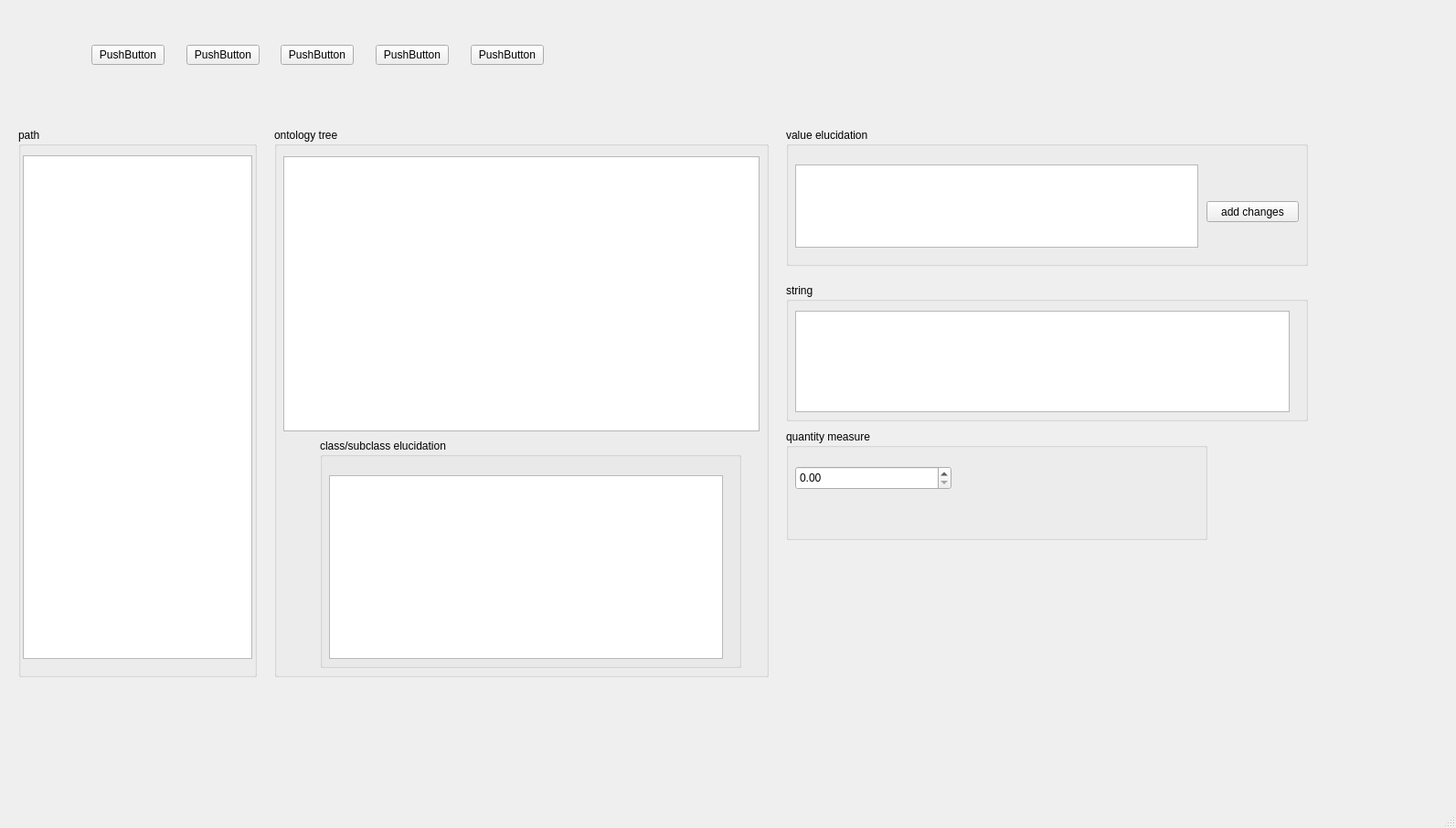
<?xml version="1.0" encoding="UTF-8"?>
<ui version="4.0">
 <class>MainWindow</class>
 <widget class="QMainWindow" name="MainWindow">
  <property name="geometry">
   <rect>
    <x>0</x>
    <y>0</y>
    <width>1593</width>
    <height>906</height>
   </rect>
  </property>
  <property name="sizePolicy">
   <sizepolicy hsizetype="Preferred" vsizetype="Preferred">
    <horstretch>0</horstretch>
    <verstretch>0</verstretch>
   </sizepolicy>
  </property>
  <property name="windowTitle">
   <string>MainWindow</string>
  </property>
  <widget class="QWidget" name="centralwidget">
   <widget class="QGroupBox" name="groupBoxTree">
    <property name="geometry">
     <rect>
      <x>300</x>
      <y>140</y>
      <width>541</width>
      <height>601</height>
     </rect>
    </property>
    <property name="title">
     <string>ontology tree</string>
    </property>
    <widget class="QTreeWidget" name="treeClass">
     <property name="geometry">
      <rect>
       <x>10</x>
       <y>31</y>
       <width>521</width>
       <height>301</height>
      </rect>
     </property>
     <property name="autoExpandDelay">
      <number>1</number>
     </property>
     <property name="columnCount">
      <number>0</number>
     </property>
     <attribute name="headerVisible">
      <bool>false</bool>
     </attribute>
     <attribute name="headerCascadingSectionResizes">
      <bool>false</bool>
     </attribute>
    </widget>
    <widget class="QGroupBox" name="groupClassSubclassElucidation">
     <property name="geometry">
      <rect>
       <x>50</x>
       <y>340</y>
       <width>461</width>
       <height>251</height>
      </rect>
     </property>
     <property name="title">
      <string>class/subclass elucidation</string>
     </property>
     <widget class="QTextBrowser" name="textClassSubclassElucidation">
      <property name="geometry">
       <rect>
        <x>10</x>
        <y>40</y>
        <width>431</width>
        <height>201</height>
       </rect>
      </property>
     </widget>
    </widget>
   </widget>
   <widget class="QGroupBox" name="groupBoxClassList">
    <property name="geometry">
     <rect>
      <x>20</x>
      <y>140</y>
      <width>261</width>
      <height>601</height>
     </rect>
    </property>
    <property name="title">
     <string>path</string>
    </property>
    <widget class="QListWidget" name="listClasses">
     <property name="geometry">
      <rect>
       <x>5</x>
       <y>30</y>
       <width>251</width>
       <height>551</height>
      </rect>
     </property>
    </widget>
   </widget>
   <widget class="QWidget" name="horizontalLayoutWidget_2">
    <property name="geometry">
     <rect>
      <x>100</x>
      <y>20</y>
      <width>495</width>
      <height>80</height>
     </rect>
    </property>
    <layout class="QHBoxLayout" name="horizontalLayout_2">
     <item>
      <widget class="QPushButton" name="pushLoad">
       <property name="text">
        <string>PushButton</string>
       </property>
      </widget>
     </item>
     <item>
      <spacer name="horizontalSpacer_4">
       <property name="orientation">
        <enum>Qt::Horizontal</enum>
       </property>
       <property name="sizeHint" stdset="0">
        <size>
         <width>40</width>
         <height>20</height>
        </size>
       </property>
      </spacer>
     </item>
     <item>
      <widget class="QPushButton" name="pushCreate">
       <property name="text">
        <string>PushButton</string>
       </property>
      </widget>
     </item>
     <item>
      <spacer name="horizontalSpacer_5">
       <property name="orientation">
        <enum>Qt::Horizontal</enum>
       </property>
       <property name="sizeHint" stdset="0">
        <size>
         <width>40</width>
         <height>20</height>
        </size>
       </property>
      </spacer>
     </item>
     <item>
      <widget class="QPushButton" name="pushVisualise">
       <property name="text">
        <string>PushButton</string>
       </property>
      </widget>
     </item>
     <item>
      <spacer name="horizontalSpacer_6">
       <property name="orientation">
        <enum>Qt::Horizontal</enum>
       </property>
       <property name="sizeHint" stdset="0">
        <size>
         <width>40</width>
         <height>20</height>
        </size>
       </property>
      </spacer>
     </item>
     <item>
      <widget class="QPushButton" name="pushSave">
       <property name="text">
        <string>PushButton</string>
       </property>
      </widget>
     </item>
     <item>
      <spacer name="horizontalSpacer_7">
       <property name="orientation">
        <enum>Qt::Horizontal</enum>
       </property>
       <property name="sizeHint" stdset="0">
        <size>
         <width>40</width>
         <height>20</height>
        </size>
       </property>
      </spacer>
     </item>
     <item>
      <widget class="QPushButton" name="pushExit">
       <property name="text">
        <string>PushButton</string>
       </property>
      </widget>
     </item>
    </layout>
   </widget>
   <widget class="QGroupBox" name="groupValueElucidation">
    <property name="geometry">
     <rect>
      <x>860</x>
      <y>140</y>
      <width>571</width>
      <height>151</height>
     </rect>
    </property>
    <property name="title">
     <string>value elucidation</string>
    </property>
    <widget class="QPlainTextEdit" name="textValueElucidation">
     <property name="geometry">
      <rect>
       <x>10</x>
       <y>40</y>
       <width>441</width>
       <height>91</height>
      </rect>
     </property>
    </widget>
    <widget class="QPushButton" name="pushAddValueElucidation">
     <property name="geometry">
      <rect>
       <x>460</x>
       <y>80</y>
       <width>101</width>
       <height>23</height>
      </rect>
     </property>
     <property name="text">
      <string>add changes</string>
     </property>
    </widget>
   </widget>
   <widget class="QGroupBox" name="groupString">
    <property name="geometry">
     <rect>
      <x>860</x>
      <y>310</y>
      <width>571</width>
      <height>151</height>
     </rect>
    </property>
    <property name="title">
     <string>string</string>
    </property>
    <widget class="QTextBrowser" name="textString">
     <property name="geometry">
      <rect>
       <x>10</x>
       <y>30</y>
       <width>541</width>
       <height>111</height>
      </rect>
     </property>
    </widget>
   </widget>
   <widget class="QGroupBox" name="groupQuantityMeasure">
    <property name="geometry">
     <rect>
      <x>860</x>
      <y>470</y>
      <width>461</width>
      <height>121</height>
     </rect>
    </property>
    <property name="title">
     <string>quantity measure</string>
    </property>
    <widget class="QDoubleSpinBox" name="doubleSpinBoxQuantityMeasure">
     <property name="geometry">
      <rect>
       <x>10</x>
       <y>40</y>
       <width>171</width>
       <height>26</height>
      </rect>
     </property>
    </widget>
   </widget>
  </widget>
  <widget class="QStatusBar" name="statusbar"/>
 </widget>
 <resources/>
 <connections/>
</ui>
